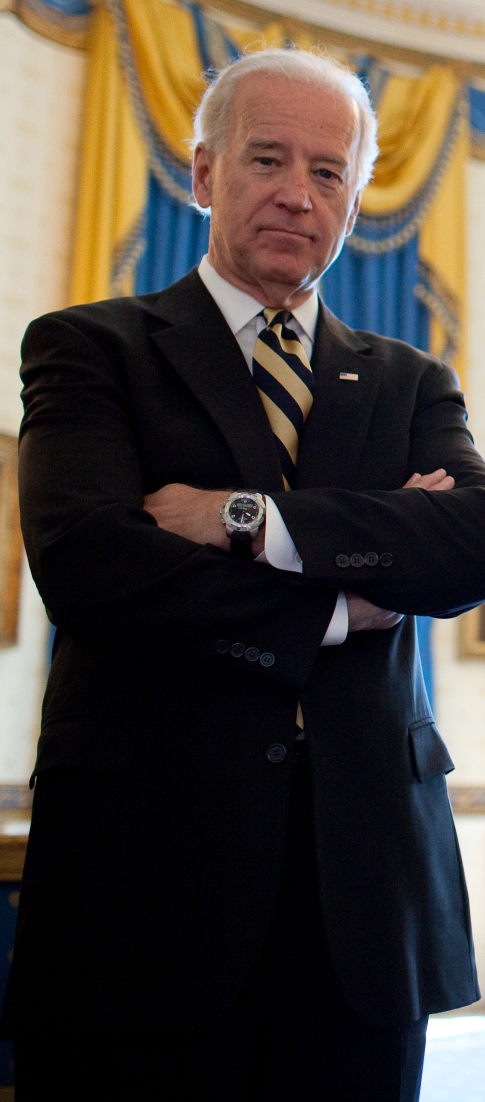
#> input picture cv/img/biden.jpg, 970 x 2204 px (shown at 1/2 size)
$ python helmetonimg.py
#> lines starting #> are read from the running program, lines starting #| are printed output that depends on the picture
import numpy as np
import matplotlib.pyplot as plt
import cv2

face_cascade = cv2.CascadeClassifier("haarcascade_frontalface_default.xml")
img=plt.imread("./img/biden.jpg")
#> img is the input picture: shape (2204, 970, 3); mean R, G, B 70.7, 62.7, 55.5
# plt.imshow(img)

img1=img.copy()
face=face_cascade.detectMultiScale(img)[0]
#> face = [664, 1095, 40, 40]

f_x, f_y,f_w, f_h= face
#> f_x = 664; f_y = 1095; f_w = 40; f_h = 40
img = cv2.rectangle(img, (f_x, f_y), (f_x + f_w, f_y + f_h), (255,255,255), 5 )
# print(f_x, f_y,f_w, f_h)
# plt.plot(f_x + (f_w // 2),f_y,'ro')
# plt.imshow(img)

helmet=plt.imread("img/spacehelmet2.png")
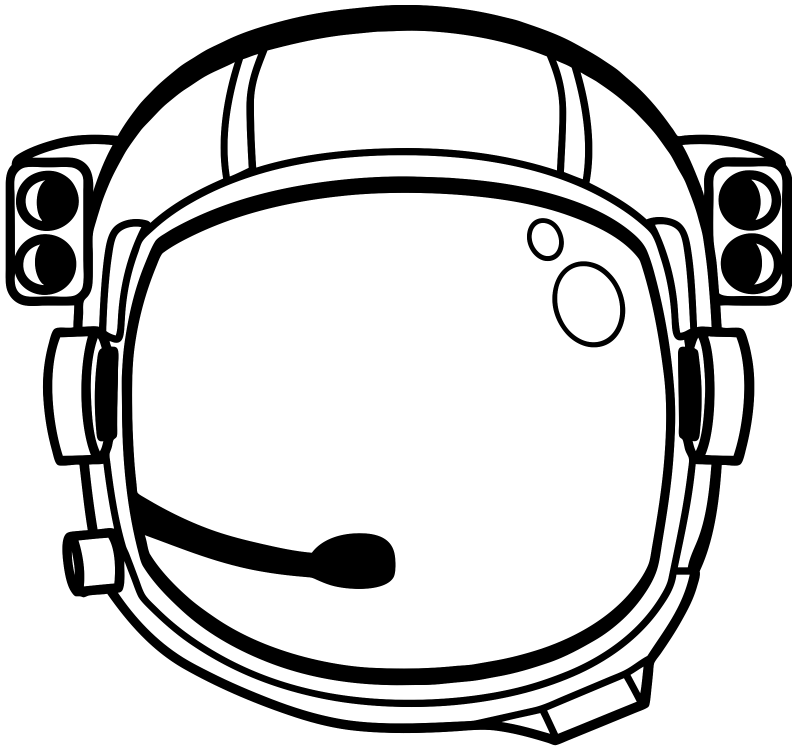
#> input picture cv/img/spacehelmet2.png, 2391 x 2252 px (shown at 1/3 size)
#> helmet is the input picture: shape (2252, 2391, 4) float32; mean R, G, B, A 0, 0, 0, 0.187
helmet=cv2.resize(helmet,(f_x + 150,f_y+400))
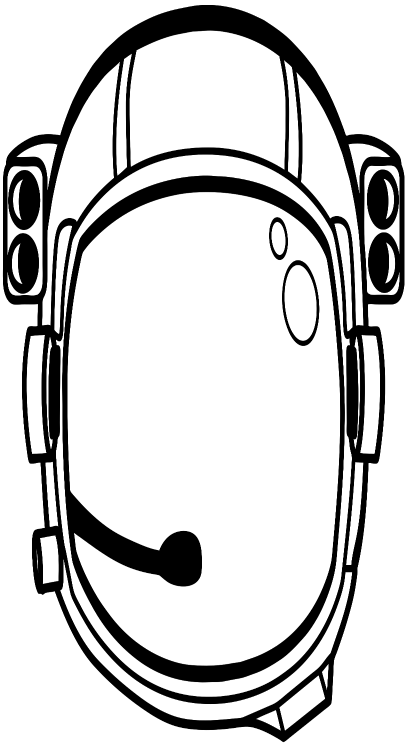
#> helmet: shape (1495, 814, 4) float32 (shown at 1/2 size); mean R, G, B, A 0, 0, 0, 0.187; transparent parts drawn white
# print(helmet.shape)

for i in range(helmet.shape[0]):
  for j in range(helmet.shape[1]):
    if (helmet[i,j,3]>0):
#> (the run stopped early here; a loop or call above may not have finished)
